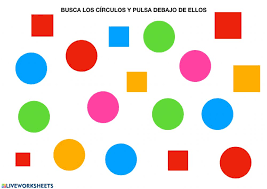
#> input picture Advanced Tests/Hough_Tests/photos/circles.png, 267 x 189 px, found by its file name
$ python Hough_Circles.py
#> lines starting #> are read from the running program, lines starting #| are printed output that depends on the picture; after the words box and inside, x2 and y2 are one past the last pixel; in counts of white or black regions, pixels touching at a corner belong together
''' Hough Circles Transform Method'''
import cv2 as cv
from cv2 import COLOR_BGR2GRAY
import numpy as np

def Hough_Circles(gray, output):
    circles = cv.HoughCircles(
        gray,
        cv.HOUGH_GRADIENT,
        1,
        20,
        param1=50,
        param2=30,
        minRadius=0,
        maxRadius=0
        )

    detected_circles = np.uint16(np.around(circles))
    for (x, y ,r) in detected_circles[0, :]:
        cv.circle(output, (x, y), r, (0, 0, 0), 3)
        # cv.circle(output, (x, y), 2, (0, 255, 255), 3)

    cv.imshow('Hough Circles', output)

# Read Image
img = cv.imread('Computer_Vision\Tests\Hough_Tests\photos\circles.png')
#> img is the input picture: shape (189, 267, 3); mean B, G, R 214.7, 222.1, 230.1
cv.imshow('Circles', img)

# Copy Image
output = img.copy()

# Graysacle The Image
gray = cv.cvtColor(img, COLOR_BGR2GRAY)
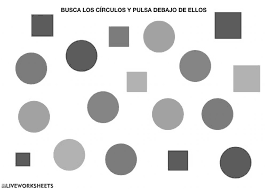
#> gray: shape (189, 267); min 0, max 255, mean 223.6

# Blur Grayscale
gray = cv.medianBlur(gray, 5)
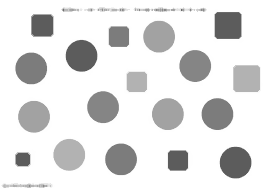
#> gray: shape (189, 267); min 92, max 255, mean 225.2

# Get Hough Circles
Hough_Circles(gray, output)
#> in Hough_Circles, `circles = cv.HoughCircles( gray, cv.HOUGH_GRADIENT, 1, 20, param1=50, ..`: circles = [[102.5, 106.5, 16.1], [194.5, 65.5, 16.1], [68.5, 154.5, 16.1], [235.5, 162.5, 15.5], [30.5, 68.5, 15.5], [158.5, 36.5, 16.3], [120.5, 158.5, 15.2], [217.5, 113.5, 15.2], [33.5, 115.5, 15.5], [81.5, 55.5, 15.2], [167.5, 114.5, 15.6]]
#> in Hough_Circles, `detected_circles = np.uint16(np.around(circles))`: detected_circles = [[102, 106, 16], [194, 66, 16], [68, 154, 16], [236, 162, 16], [30, 68, 16], [158, 36, 16], [120, 158, 15], [218, 114, 15], [34, 116, 16], [82, 56, 15], [168, 114, 16]]
#> the loop in Hough_Circles, `for (x, y ,r) in detected_circles[0, :]:` made 11 passes
#> after the loop in Hough_Circles, `for (x, y ,r) in detected_circles[0, :]:`:
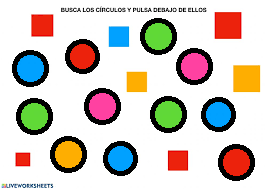
#> output: shape (189, 267, 3); 10.91% of pixels changed, all inside (x1, y1, x2, y2) = (12, 18, 255, 181)

cv.waitKey(0)
cv.destroyAllWindows()

$ run again, with Advanced Tests/Hough_Tests/photos/sudoku.png copied over Advanced Tests/Hough_Tests/photos/circles.png
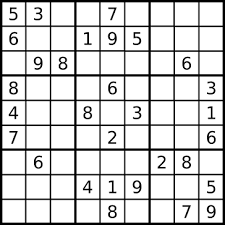
#> input picture Advanced Tests/Hough_Tests/photos/sudoku.png, 225 x 225 px, found by its file name
#> img is the input picture: shape (225, 225, 3); min 0, max 255, mean 211.2
#> `gray = cv.medianBlur(gray, 5)`:
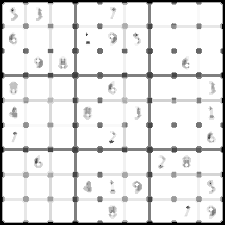
#> gray: shape (225, 225); min 0, max 255, mean 228.4
#> circles = 57 rows, first 8: [86.5, 137.5, 84.6], [157.5, 137.5, 64.8], [61.5, 118.5, 60.5], [178.5, 136.5, 64.1], [109.5, 127.5, 61.9], [86.5, 37.5, 36], [186.5, 37.5, 36.2], [94.5, 159.5, 52.7]
#> detected_circles = 57 rows, first 8: [86, 138, 85], [158, 138, 65], [62, 118, 60], [178, 136, 64], [110, 128, 62], [86, 38, 36], [186, 38, 36], [94, 160, 53]
#> the loop in Hough_Circles, `for (x, y ,r) in detected_circles[0, :]:` made 57 passes
#> after the loop in Hough_Circles, `for (x, y ,r) in detected_circles[0, :]:`:
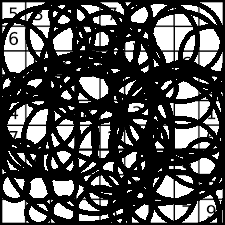
#> output: shape (225, 225, 3); min 0, max 255, mean 81.5
